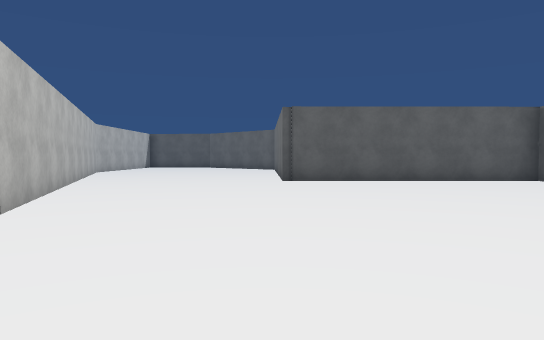
View 1 (above)

24 first-person views from a walk through a scene from a Unity 3-D project. The camera is 1.3 m above the floor, tilts 2° down and sees 70° across. The floor is counted in squares, 2 m on a side. Each view is taken from the middle of a square. On the plan, view 1 faces up. The plan holds only what a view shows up to about 11 squares ahead; the rest is blank. The place goes on beyond the plan. The player is left out. Surface patterns are stand-ins for the level's own textures.

View 2
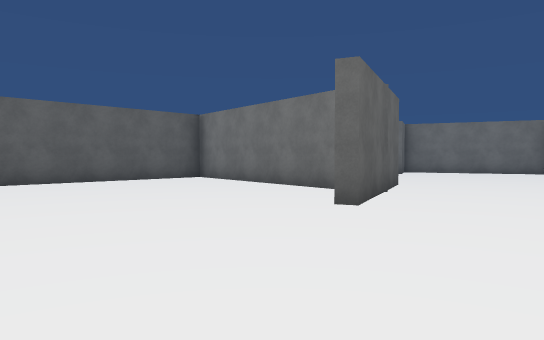

View 3
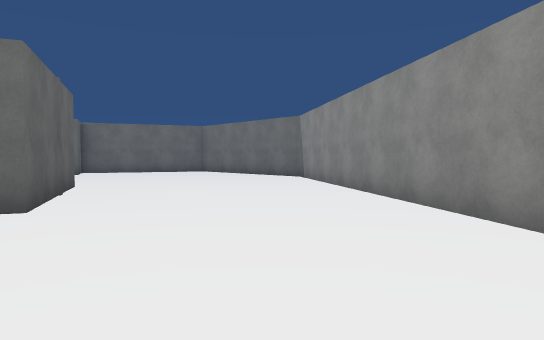

View 4
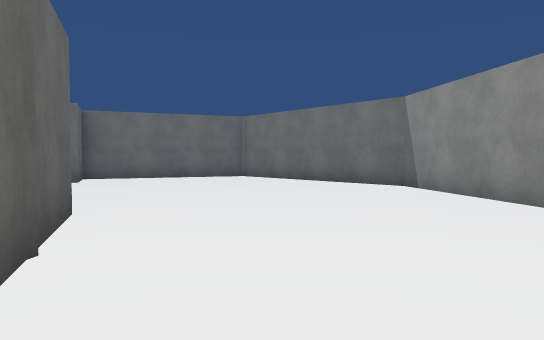

View 5
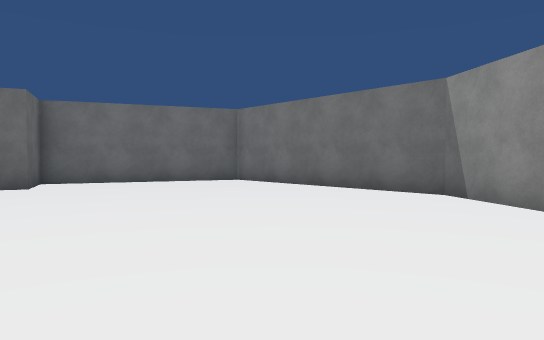

View 6
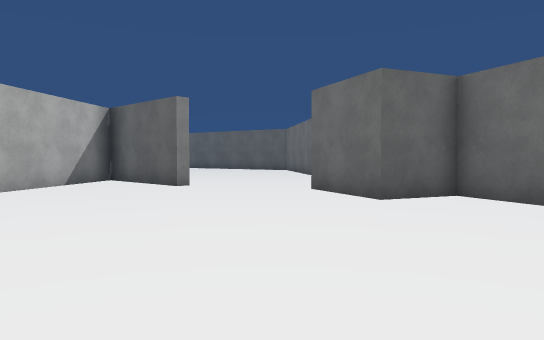

View 7
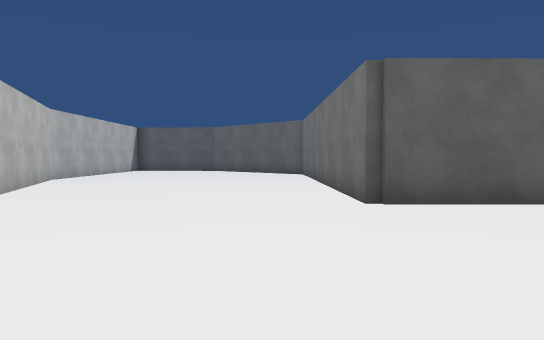

View 8
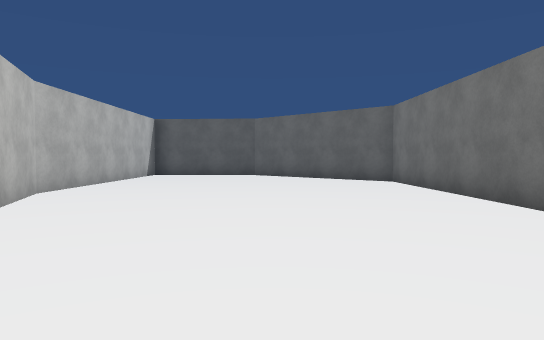

View 9
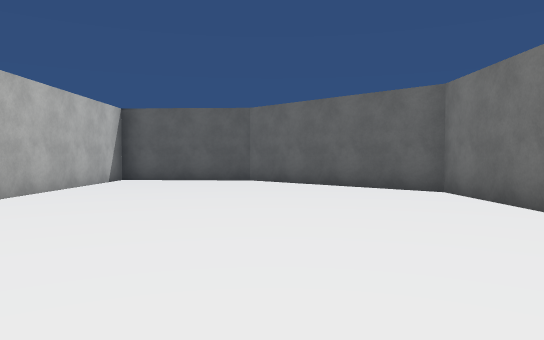

View 10
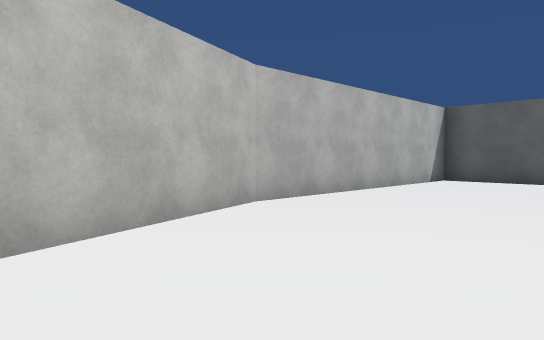

View 11
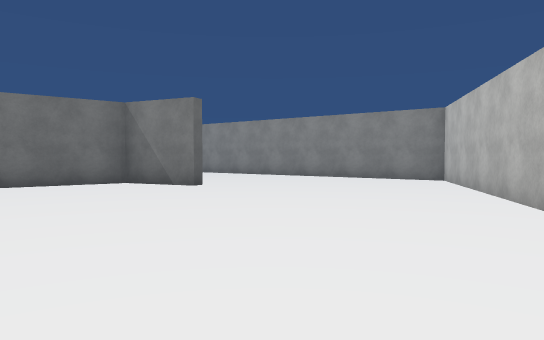

View 12
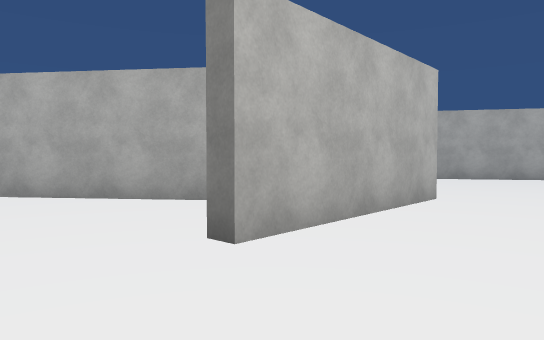

View 13
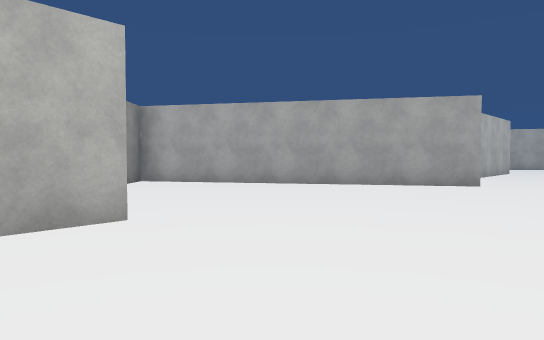

View 14
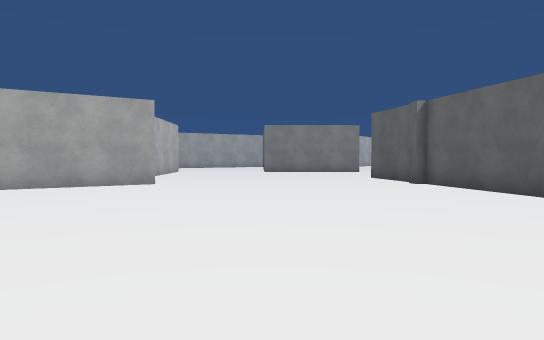

View 15
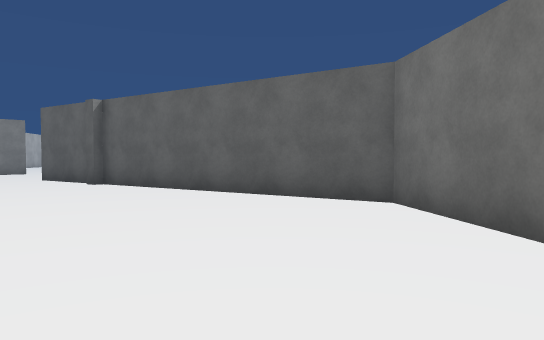

View 16
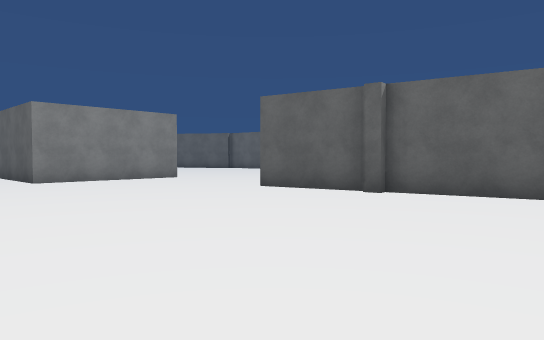

View 17
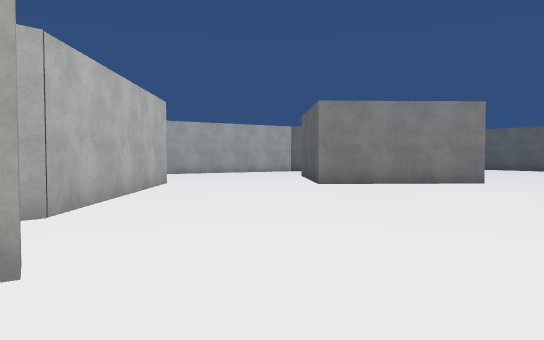

View 18
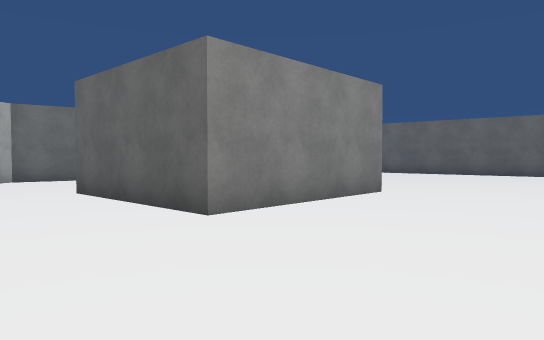

View 19
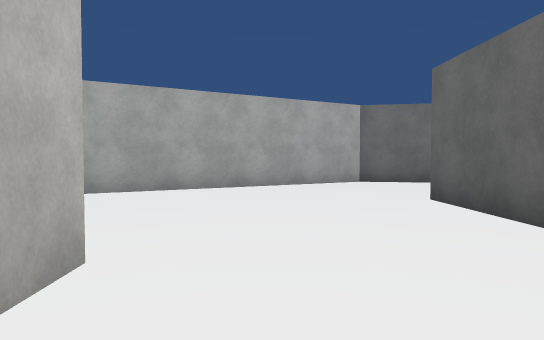

View 20
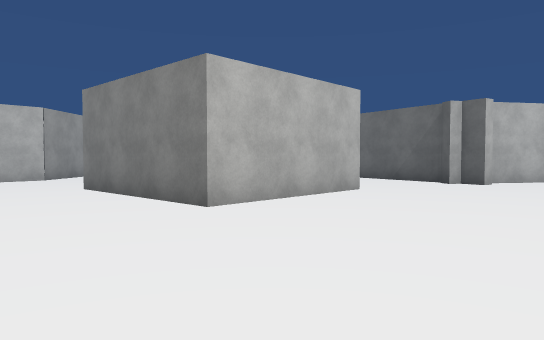

View 21
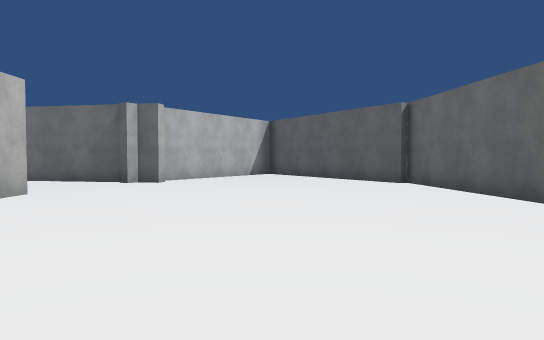

View 22
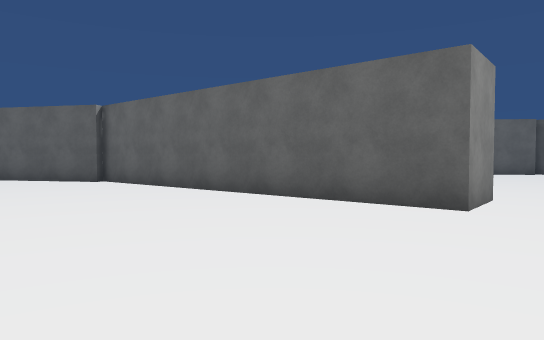

View 23
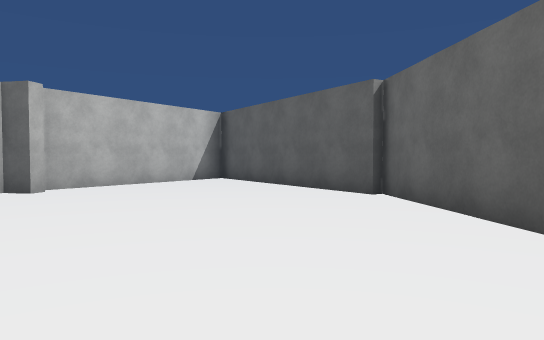

View 24
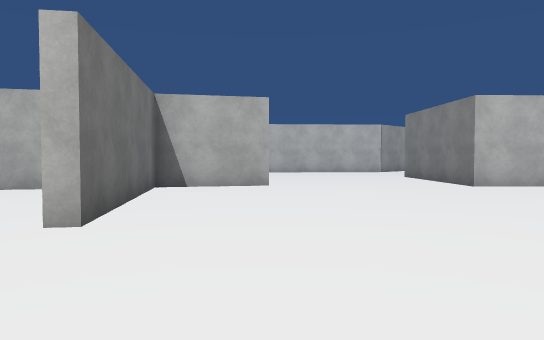

### Floor plan
Points are (right, up) in squares from view 1. A wall is a line through its corners. A room is listed if a view was taken in it or the views show most of it. See-through windows are left out.
Room 1 (views 1, 2, 3, 4, 5, 6, 7, 8, 9, 10, 11)
walls: (8.4, 4.3) (4.4, 2.8) (4.3, 3.1) (6.2, 3.8) (7.1, 10.3) (0.3, 10.2) (0.1, 19) (-3.6, 22.5) (-7.1, 22.7) (-7.1, 15.8) (-3, 4.2); (-2.1, 2.5) (1.1, -2.6) (12.5, -0.9) (16.8, 2.9) (15.1, 7.4) (13.6, 6.8) (12.8, 8.8); (10.1, 9.7) (9.9, 9.5) (7.6, 11.6) (6.8, 5.6)
ways out: opening at (11.5, 9.5) to room 2
Room 2 (views 12, 13, 14, 15, 16, 17, 18, 19, 20, 21, 22, 23, 24)
walls: (8.7, 22.4) (9.5, 21.9); (6.8, 23.2) (4.7, 24.6); (10.3, 33.8) (9.3, 32.6) (2.5, 38.2); (4.8, 24.9) (7, 23.5) (9.7, 27.3); (13, 16.9) (12.7, 19.4) (7, 23.1); (2.6, 18.5) (0.8, 10.6) (1.8, 10.6); (-0.7, 30.8) (2, 28.2) (-0.7, 25.3) (-3.5, 27.8); (2.6, 37.9) (-2.6, 39); (7, 12.5) (10.1, 9.7); (-1.7, 33.9) (-2.3, 33.4); (-2.1, 33.2) (-2.6, 33.1); (-2.6, 33.2) (-6.5, 30.7) (-7.2, 27.9); (-4.1, 22.9) (-3.5, 22.9) (0.4, 19.2); (-3.2, 38.5) (-2.4, 34.2)
ways out: opening at (11.5, 9.5) to room 1

Positions as (right, up) in squares from view 1, and headings:
1: (0, 0), facing up
2: (0, 0), facing up-right
3: (0, 0), facing right
4: (4, 2), facing right
5: (6, 2), facing right
6: (12, 1), facing up
7: (-1, 5), facing up
8: (-3, 9), facing up
9: (-3, 12), facing up
10: (-3, 12), facing up-left
11: (-3, 8), facing down-right
12: (13, 10), facing left
13: (11, 14), facing left
14: (11, 14), facing up-left
15: (11, 14), facing up
16: (5, 16), facing up
17: (5, 18), facing up-left
18: (0, 21), facing up
19: (-1, 22), facing up-left
20: (7, 29), facing left
21: (7, 29), facing up-left
22: (7, 28), facing up
23: (6, 32), facing up-left
24: (11, 31), facing down-left
